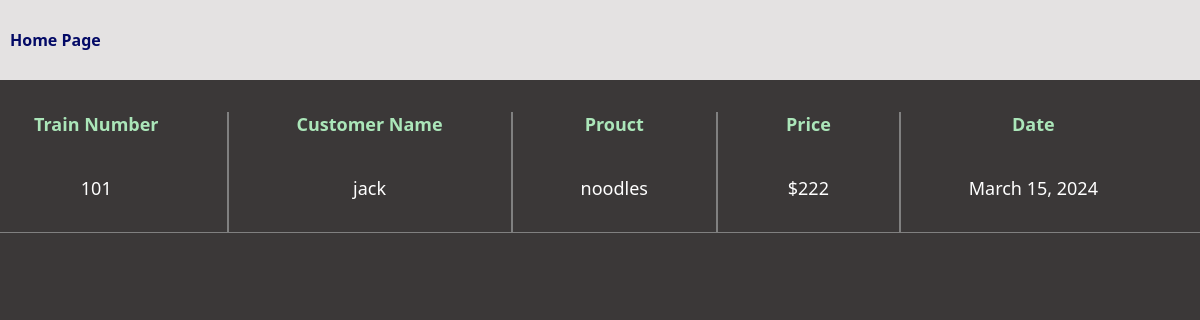
/order_page_admin/, run on an earlier commit of the app's database.
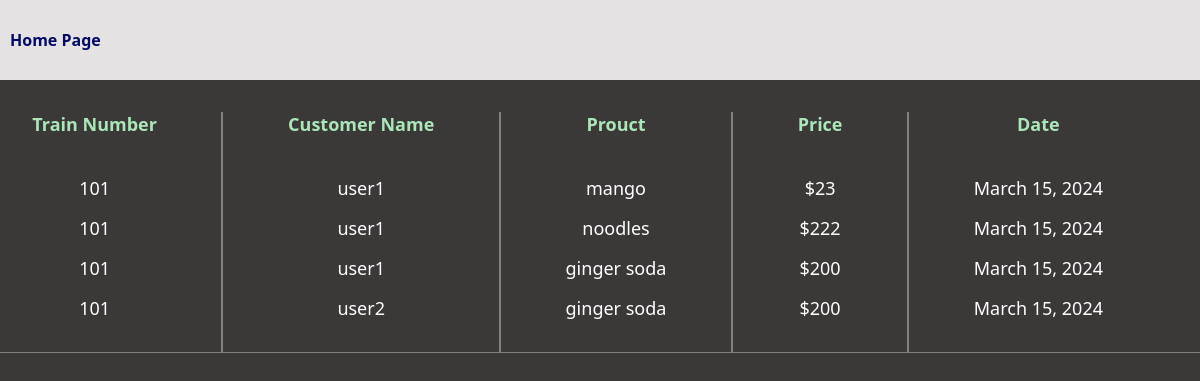
And on a later commit of the database.
### user_app/models.py (models this page shows, shortened)
class Order(models.Model):
  train_number = models.CharField(max_length=10)
  customer_name = models.CharField(max_length=25)
  product_name =  models.CharField(max_length=25)
  price =  models.CharField(max_length=25)
  date = models.DateField(auto_now_add=True)

### admin_app/views.py (the view)
# urls.py: path('order_page_admin/', order_page_admin, name='order_page_admin'),
def order_page_admin(request):
  order_items = Order.objects.all()
  return render(request, 'order_page_admin.html', {'orders':order_items})

### templates/order_page_admin.html (shortened to what this page needs)
<!DOCTYPE html>
<html lang="en">
  <head>
  </head>
  <body>
    <div class="order-table-container">
      <nav>
        <div class="orders">
          <a href="{% url 'admin_app:admin_page' %}">Home Page</a>
        </div>
      </nav>
      <div class="flex-row">
        <div class="customer-name">
          Train Number {% for i in orders %}
          <div class="customers">{{i.train_number}}</div>
          {% endfor %}
        </div>
        <span></span>
        <div class="customer-train-number">
          Customer Name {% for i in orders %}
          <div class="customer-train-number-child">{{i.customer_name}}</div>
          {% endfor %}
        </div>
        <span></span>
        <div class="order-item">
          Prouct {% for i in orders %}
          <div class="order-item-child">{{i.product_name}}</div>
          {% endfor %}
        </div>
        <span></span>
        <div class="order-price">
          Price {% for i in orders %}
          <div class="order-price-child">${{i.price}}</div>
          {% endfor %}
        </div>
        <span></span>
        <div class="order-date">
          Date {% for i in orders %}
          <div class="order-date-child">{{i.date}}</div>
          {% endfor %}
        </div>
      </div>
    </div>
  </body>
</html>

What changed in the data, as far as the page shows it:
removed Order: train_number "101", customer_name "jack", product_name "noodles", price "222", date "March 15, 2024"
added Order: train_number "101", customer_name "user1", product_name "mango", price "23", date "March 15, 2024"
added Order: train_number "101", customer_name "user1", product_name "noodles", price "222", date "March 15, 2024"
added Order: train_number "101", customer_name "user1", product_name "ginger soda", price "200", date "March 15, 2024"
added Order: train_number "101", customer_name "user2", product_name "ginger soda", price "200", date "March 15, 2024"
